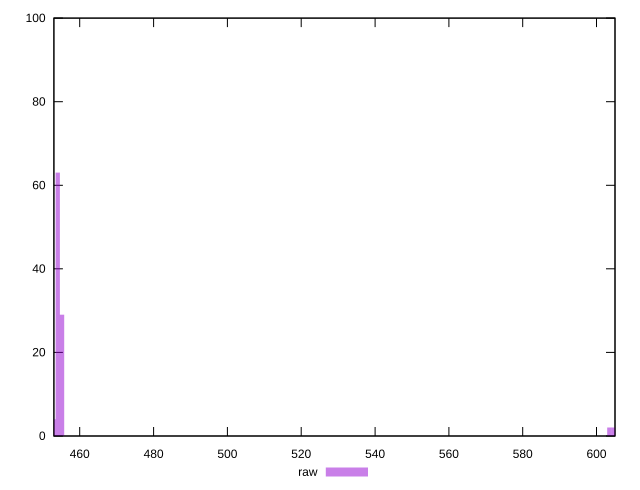

Generate this figure with gnuplot:
reset

$raw <<EOF
455.175179916481 29
454.0257476439646 63
452.87631537144824 4
604.6013753436085 2
603.4519430710923 2
EOF

set key outside below
set boxwidth 1.1494322725163661
set xrange [453:605]
set yrange [0:100]
set style fill transparent solid 0.5 noborder
set terminal svg size 640, 490 enhanced background rgb 'white'
set output "report_00007_2020-12-11T15:55:29.892Z/uses-rel-preload/samples/pages+cached+noexternal+noimg/raw/histogram.svg"

plot $raw title "raw" with boxes

reset
